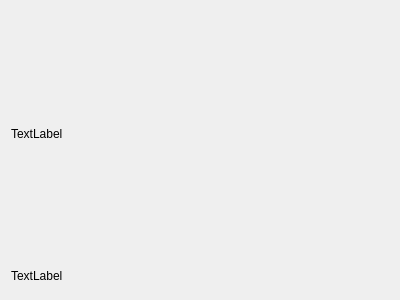
<?xml version="1.0" encoding="UTF-8"?>
<ui version="4.0">
 <class>PendantIconForm</class>
 <widget class="QWidget" name="PendantIconForm">
  <property name="geometry">
   <rect>
    <x>0</x>
    <y>0</y>
    <width>400</width>
    <height>300</height>
   </rect>
  </property>
  <property name="windowTitle">
   <string>Form</string>
  </property>
  <property name="styleSheet">
   <string notr="true">QWidget#PendantIconForm:hover {
    /* 当鼠标悬停时的样式 */
    background-color: #45a049;
    /* 添加阴影效果 */
    border-radius: 5px;
    box-shadow: 0 8px 16px 0 rgba(0,0,0,0.2);
}</string>
  </property>
  <layout class="QVBoxLayout" name="verticalLayout" stretch="9,1">
   <item>
    <widget class="QLabel" name="iconLabel">
     <property name="text">
      <string>TextLabel</string>
     </property>
    </widget>
   </item>
   <item>
    <widget class="QLabel" name="nameLabel">
     <property name="text">
      <string>TextLabel</string>
     </property>
    </widget>
   </item>
  </layout>
 </widget>
 <resources/>
 <connections/>
</ui>
